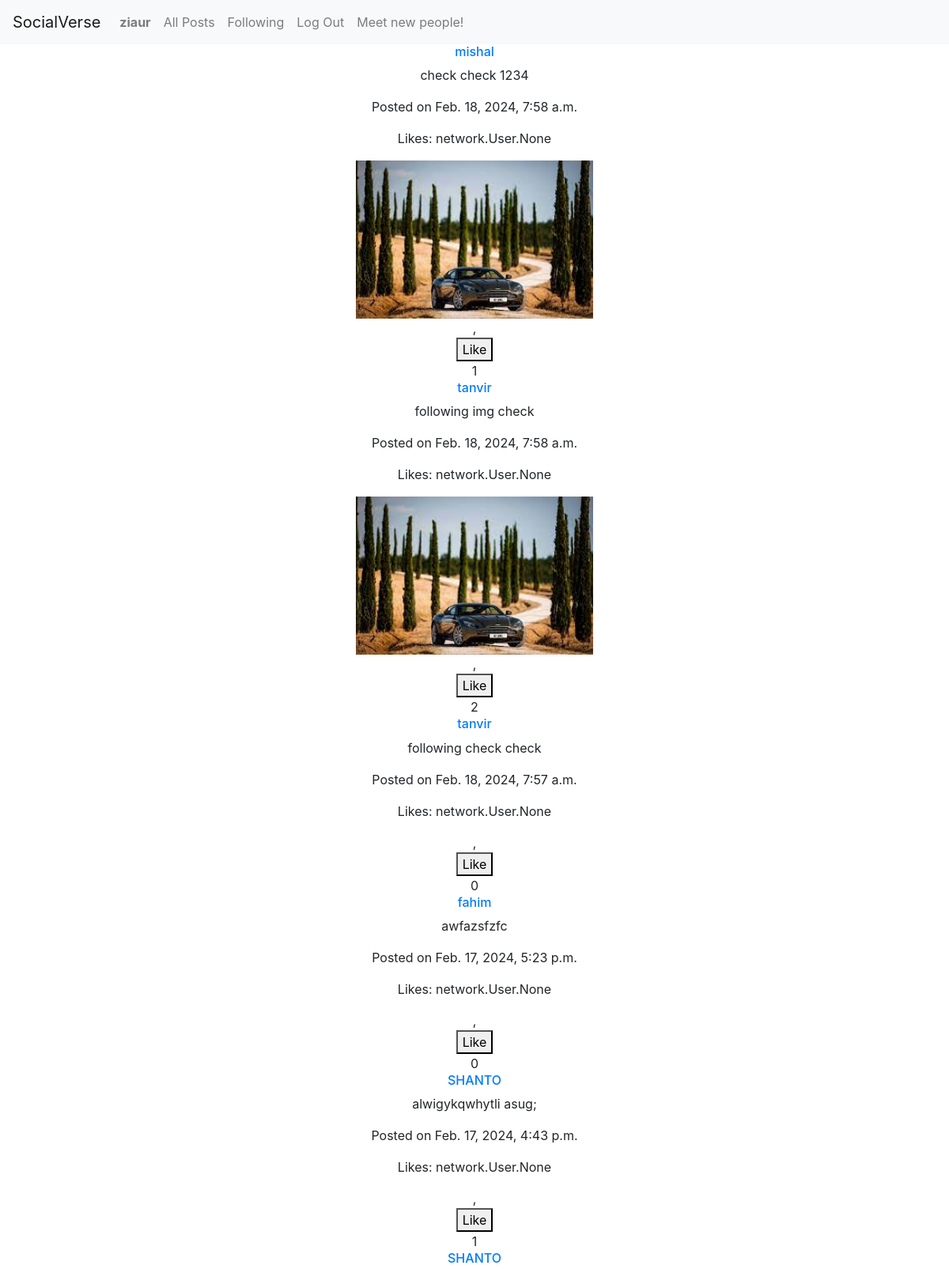
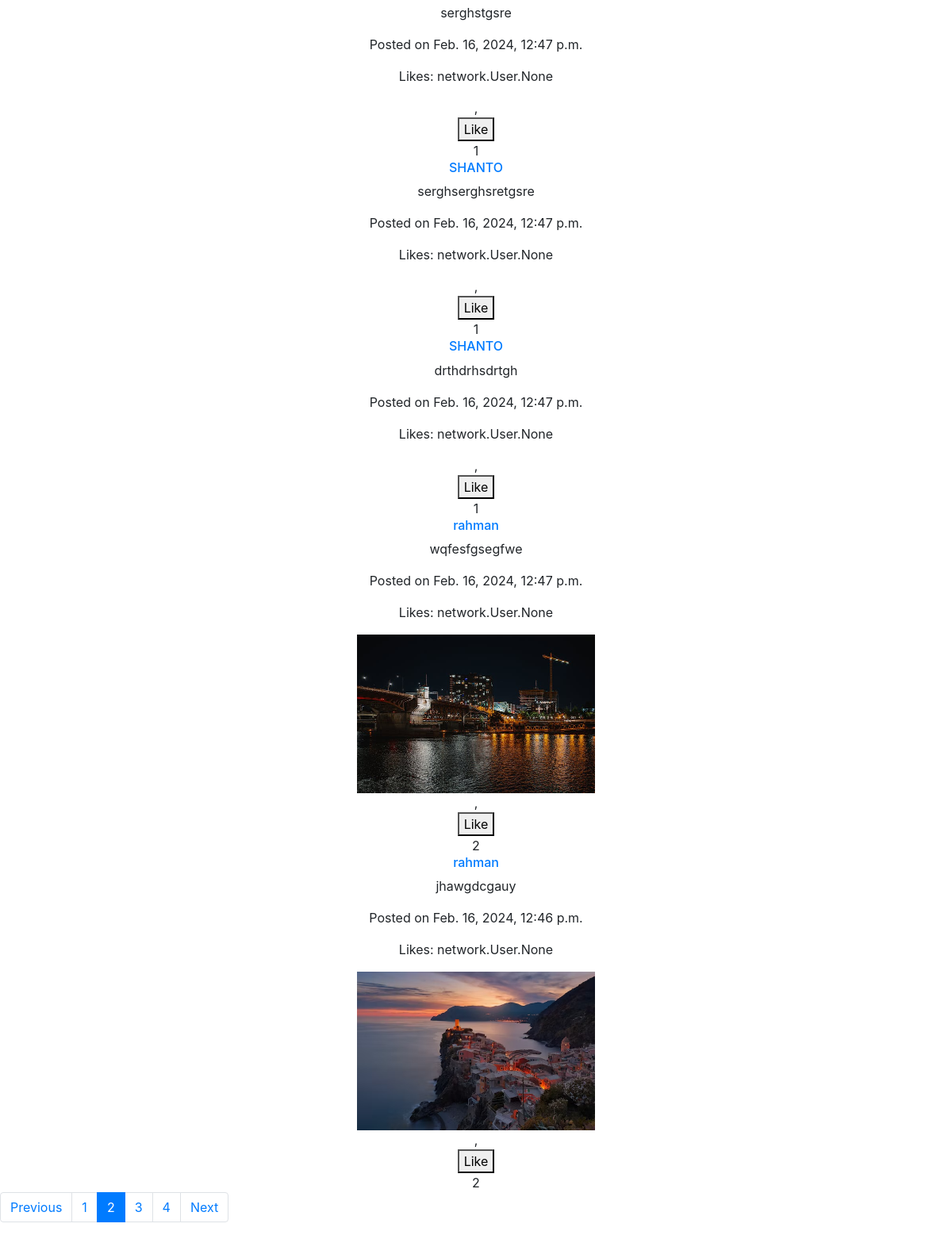
Screenshot of /allPosts?page=2 (signed in) with the database file from the repository (2 pictures, top to bottom).
### network/models.py (models this page shows, shortened)
class User(AbstractUser):
    pass

class Post(models.Model):
    user = models.ForeignKey(User, on_delete=models.CASCADE, default=None, related_name="author")
    content = models.TextField(max_length=150)
    image = models.ImageField(upload_to='posts/', null=True, blank=True)
    post_date = models.DateTimeField(auto_now_add=True)
    likes = models.ManyToManyField(User, related_name='liked_posts', blank=True)

### network/views.py (the view)
# urls.py: path('allPosts', views.allPosts, name='allPosts'),
@login_required
def allPosts(request):
    posts_list = Post.objects.all().order_by('-post_date')
    paginator = Paginator(posts_list, 10)  # Show 10 posts per page
    page_number = request.GET.get('page')
    posts = paginator.get_page(page_number)
    return render(request, 'all_posts.html', {'posts': posts})

### network/templates/all_posts.html (shortened to what this page needs)
{% extends "network/layout.html" %}
{% block body %}
{% load static %}
{% for post in posts %}
    <div class="allPosts">
        <a href="{% url 'profile' username=post.user.username %}"> <h6>{{ post.user.username }}</h6> </a>
        <p>{{ post.content }}</p>
        <p>Posted on {{ post.post_date }}</p>
        <p>Likes: {{ post.likes }}</p>
        {% if post.image %}
            <img class="post_image" src="{{ post.image.url }}" alt="Post image">
        {% endif %}
        ,<button class="like-button" data-post-id="{{ post.id}}">
            Like
        </button>
        <span class="like-count">{{  post.likes.count }}</span>
    </div>
{% endfor %}
<nav>
    <ul class="pagination">
        {% if posts.has_previous %}
            <li class="page-item"><a class="page-link" href="?page={{ posts.previous_page_number }}">Previous</a></li>
        {% else %}
            <li class="page-item disabled"><a class="page-link" href="#">Previous</a></li>
        {% endif %}
        {% for i in posts.paginator.page_range %}
            {% if posts.number == i %}
                <li class="page-item active"><a class="page-link" href="?page={{ i }}">{{ i }}</a></li>
            {% else %}
                <li class="page-item"><a class="page-link" href="?page={{ i }}">{{ i }}</a></li>
            {% endif %}
        {% endfor %}
        {% if posts.has_next %}
            <li class="page-item"><a class="page-link" href="?page={{ posts.next_page_number }}">Next</a></li>
        {% else %}
            <li class="page-item disabled"><a class="page-link" href="#">Next</a></li>
        {% endif %}
    </ul>
</nav>
{% endblock %}

### network/templates/network/layout.html (shortened to what this page needs)
{% load static %}
<!DOCTYPE html>
<html lang="en">
    <head>
        <link rel="stylesheet" href="https://stackpath.bootstrapcdn.com/bootstrap/4.4.1/css/bootstrap.min.css">
        <link href="{% static 'network/styles.css' %}" rel="stylesheet">
    </head>
    <body>
        <nav class="navbar navbar-expand-lg navbar-light bg-light">
            <a class="navbar-brand" href="{% url 'index' %}">SocialVerse</a>
            <div>
              <ul class="navbar-nav mr-auto">
                {% if user.is_authenticated %}
                    <li class="nav-item">
                        <a class="nav-link" href="{% url 'profile' user.username %}"><strong>{{ user.username }}</strong></a>
                    </li>
                {% endif %}
                <li class="nav-item">
                  <a class="nav-link" href="{% url 'allPosts' %}">All Posts</a>
                </li>
                {% if user.is_authenticated %}
                    <li class="nav-item">
                        <a class="nav-link" href="{% url 'following_posts' %}">Following</a>
                    </li>
                    <li class="nav-item">
                        <a class="nav-link" href="{% url 'logout' %}">Log Out</a>
                    </li>
                    <li class="nav-item">
                        <a class="nav-link" href="{% url 'all_users' %}">Meet new people!</a>
                    </li>
                {% endif %}
              </ul>
            </div>
          </nav>
        <div class="body">
            {% block body %}
            {% endblock %}
        </div>
    </body>
</html>

### network/static/network/styles.css (style rules this page uses)
.allPosts { display: flex; flex-direction: column; justify-content: center; align-items: center; margin: auto; }
.post_image { width: 300px; height: 200px; object-fit: cover; }

### rows the page displays
User: username "ziaur"
Post: user.username "mishal", content "check check 1234", post_date "Feb. 18, 2024, 7:58 a.m.", likes "network.User.None", image (picture), likes.count "1"
Post: user.username "tanvir", content "following img check", post_date "Feb. 18, 2024, 7:58 a.m.", likes "network.User.None", image (picture), likes.count "2"
Post: user.username "tanvir", content "following check check", post_date "Feb. 18, 2024, 7:57 a.m.", likes "network.User.None", likes.count "0"
Post: user.username "fahim", content "awfazsfzfc", post_date "Feb. 17, 2024, 5:23 p.m.", likes "network.User.None", likes.count "0"
Post: user.username "SHANTO", content "alwigykqwhytli asug;", post_date "Feb. 17, 2024, 4:43 p.m.", likes "network.User.None", likes.count "1"
Post: user.username "SHANTO", content "serghstgsre", post_date "Feb. 16, 2024, 12:47 p.m.", likes "network.User.None", likes.count "1"
Post: user.username "SHANTO", content "serghserghsretgsre", post_date "Feb. 16, 2024, 12:47 p.m.", likes "network.User.None", likes.count "1"
Post: user.username "SHANTO", content "drthdrhsdrtgh", post_date "Feb. 16, 2024, 12:47 p.m.", likes "network.User.None", likes.count "1"
Post: user.username "rahman", content "wqfesfgsegfwe", post_date "Feb. 16, 2024, 12:47 p.m.", likes "network.User.None", image (picture), likes.count "2"
Post: user.username "rahman", content "jhawgdcgauy", post_date "Feb. 16, 2024, 12:46 p.m.", likes "network.User.None", image (picture), likes.count "2"

### other values shown
{{ i }} "1" "3" "4"
{{ i }} "2"
